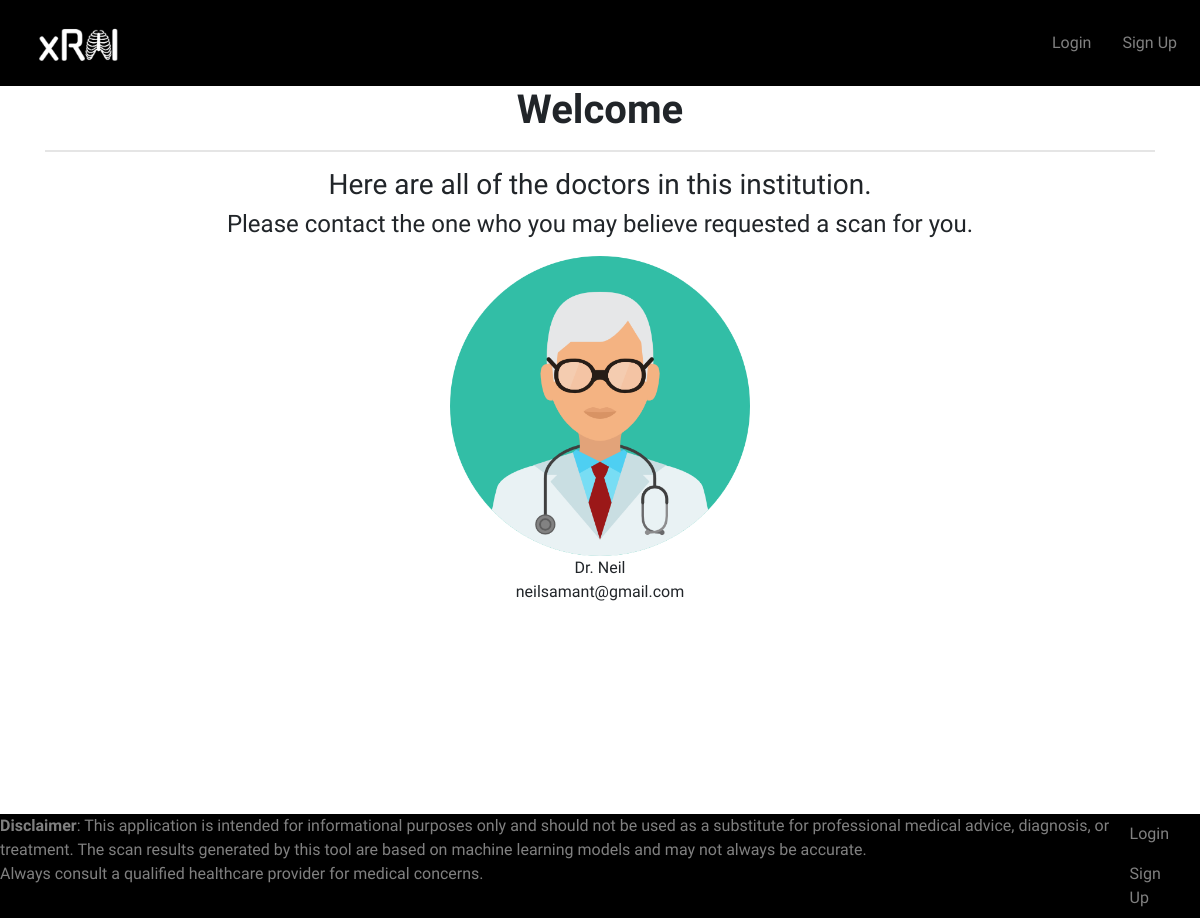
The app's page /contact-us, older data.
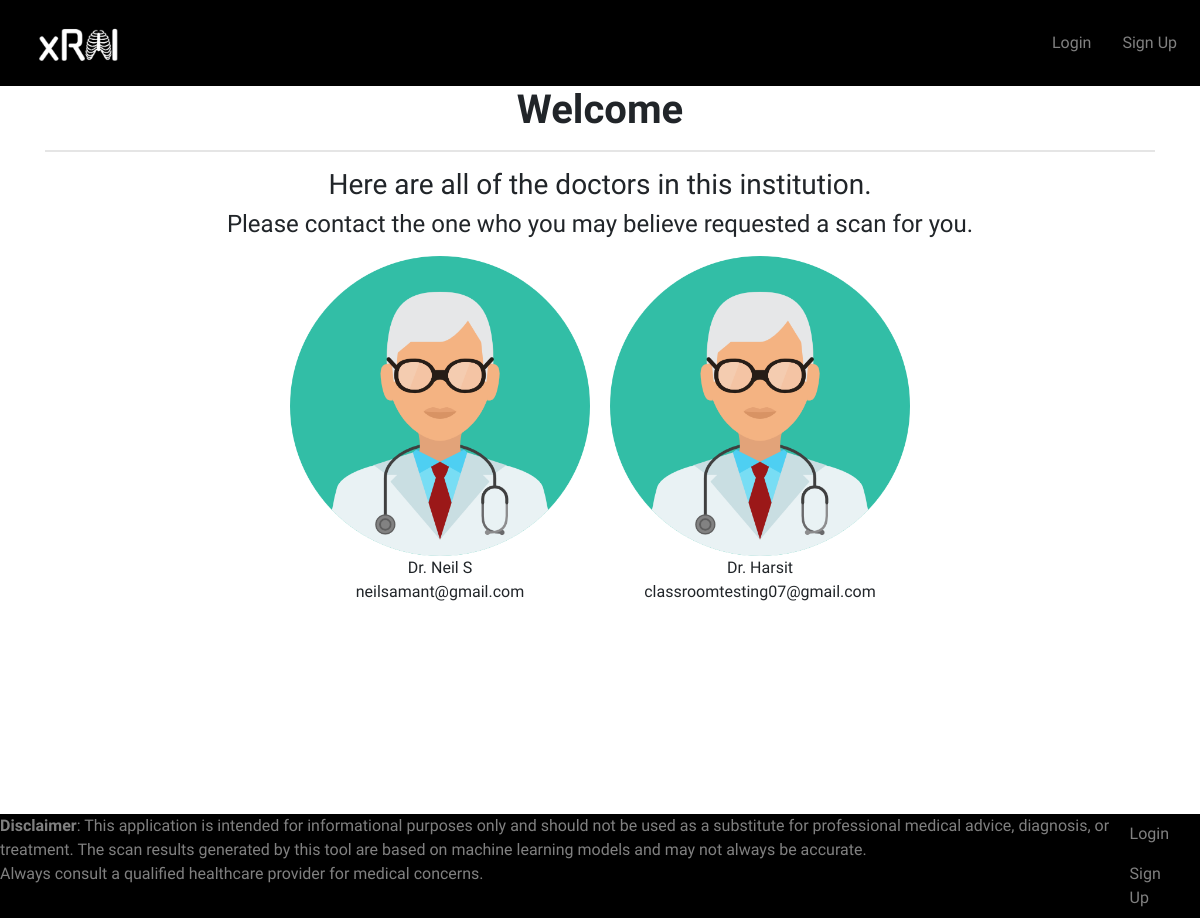
The same page, newer data.
### website/models.py (models this page shows)
class User(db.Model, UserMixin):
    id = db.Column(db.Integer, primary_key=True)
    email = db.Column(db.String(150), unique=True)
    password = db.Column(db.String(150))
    first_name = db.Column(db.String(150))
    isdoctor = db.Column(db.String(150))
    notes = db.relationship('Note')

### website/views.py (the view)
@views.route('/contact-us')
def contact_us():
    return render_template('contact_us.html', user=current_user, all_users=User.query.all())

### website/templates/contact_us.html
{% extends "base.html" %} {% block title %}Contact Us{% endblock %} {% block
content %} {% if user.isdoctor == "Yes" %}
<h1 align="center" class="pageTitle">Welcome Dr. {{user.first_name}}</h1>
<hr style="border-width: 2px" />
{% else %}
<h1 align="center">Welcome {{user.first_name}}</h1>
<hr style="border-width: 2px" />
{% endif %}
<h3 align="center">Here are all of the doctors in this institution.</h3>
<h4 align="center">
  Please contact the one who you may believe requested a scan for you.
</h4>
<div style="display: flex; flex-wrap: wrap; justify-content: center">
  {% for currUser in all_users %} {% if currUser.isdoctor == "Yes" %}
  <figure style="margin: 10px">
    <img
      src="{{url_for('static', filename='../static/images/doctorIcon.png')}}"
      alt="Doctor Icon"
      style="display: block; margin: 0 auto; width: 300px; height: 300px"
    />
    <figcaption style="text-align: center">
      Dr. {{ currUser.first_name }}
      <br />
      {{ currUser.email }}
    </figcaption>
  </figure>
  {% endif %} {% endfor %}
</div>
{% endblock %}

### website/templates/base.html (shortened to what this page needs)
<!DOCTYPE html>
<html>
  <head>
    <link
      rel="stylesheet"
      href="https://stackpath.bootstrapcdn.com/bootstrap/4.4.1/css/bootstrap.min.css"
    />
    <link
      rel="stylesheet"
      href="https://stackpath.bootstrapcdn.com/font-awesome/4.7.0/css/font-awesome.min.css"
    />
    <link
      rel="stylesheet"
      href="{{ url_for('static', filename='style.css') }}"
    />
  </head>
  <body>
    <nav class="navbar navbar-expand-lg navbar-dark headerBar">
      <div class="collapse navbar-collapse" id="navbar">
        <div class="navbar-nav navVertCenter">
          <img
            src="{{ url_for('static', filename='images/xraiLogo.png') }}"
            alt="Logo"
            style="height: 70px; position: relative; top: 5px; left: 20px"
          />
          <div class="ubuntu-links">
            {% if user.is_authenticated %}
            <a class="nav-item nav-link" id="home" href="/">Home</a>
            <a class="nav-item nav-link" id="contact-us" href="/contact-us"
              >Contact Us</a
            >
            <a class="nav-item nav-link" id="logout" href="/logout">Logout</a>
            {% else %}
            <a class="nav-item nav-link" id="login" href="/login">Login</a>
            <a class="nav-item nav-link" id="signUp" href="/sign-up">Sign Up</a>
            {% endif %}
          </div>
        </div>
      </div>
    </nav>
    <div class="container">{% block content %} {% endblock %}</div>
    <div class="footer">
      <div class="d-flex justify-content-end">
        <p class="link-text">
          <b>Disclaimer</b>: This application is intended for informational
          purposes only and should not be used as a substitute for professional
          medical advice, diagnosis, or treatment. The scan results generated by
          this tool are based on machine learning models and may not always be
          accurate. <br />
          Always consult a qualified healthcare provider for medical concerns.
        </p>
        {% if user.is_authenticated %}
        <div class="d-flex flex-column">
          <a class="nav-item nav-link link-text" id="home" href="/">Home</a>
          <a
            class="nav-item nav-link link-text"
            id="contact-us"
            href="/contact-us"
            >Contact Us</a
          >
          <a class="nav-item nav-link link-text" id="logout" href="/logout"
            >Logout</a
          >
        </div>
        {% else %}
        <div class="d-flex flex-column">
          <a class="nav-item nav-link link-text" id="login" href="/login"
            >Login</a
          >
          <a class="nav-item nav-link link-text" id="signUp" href="/sign-up"
            >Sign Up</a
          >
        </div>
        {% endif %}
      </div>
    </div>
  </body>
</html>

### website/static/style.css (style rules this page uses)
.ubuntu-regular, p, label, input, textarea, option, select { font-family: "Ubuntu", system-ui; font-weight: 400; font-style: normal; }
.ubuntu-medium, h2, h3, h4, strong, button, figcaption { font-family: "Ubuntu", system-ui; font-weight: 500; font-style: normal; }
.ubuntu-bold, h1 { font-family: "Ubuntu", system-ui; font-weight: 700; font-style: normal; }
.headerBar { background-color: black; }
.navVertCenter { display: flex; align-items: center; }
.ubuntu-links { font-family: "Ubuntu", system-ui; font-weight: 500; font-style: normal; position: absolute; right: 0; display: flex; }
a { margin-right: 15px; }
body { overflow-x: hidden; }
.footer { background-color: black; width: 100%; font-family: "Ubuntu", system-ui; font-weight: 500; font-style: normal; display: flex; align-items: center; margin-top: 200px; }
.link-text { color: #808080; }

Row changes from the older to the newer data that the page shows:
changed User "neilsamant@gmail.com": first_name "Neil" → "Neil S"
added User: first_name "Harsit", email "classroomtesting07@gmail.com"
